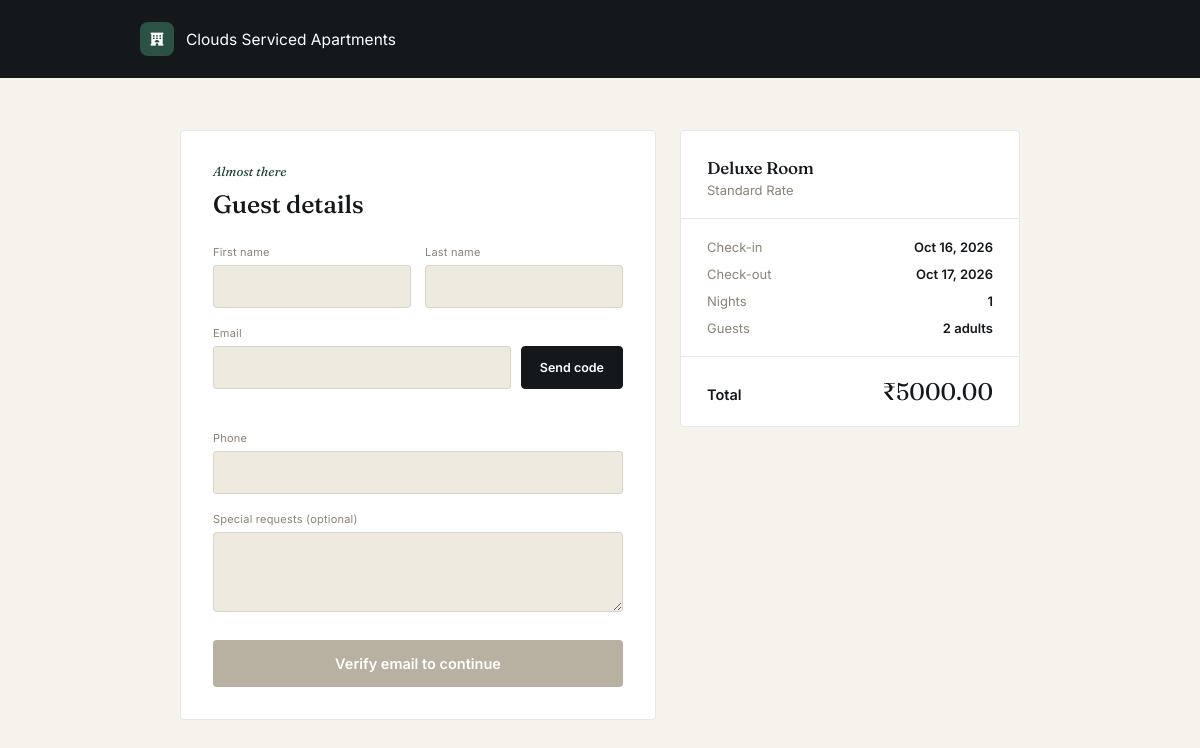
The app's page /book/form/?property=1&room_type=1&rate_plan=1&check_in=2026-10-16&check_out=2026-10-17&adults=2, older data.
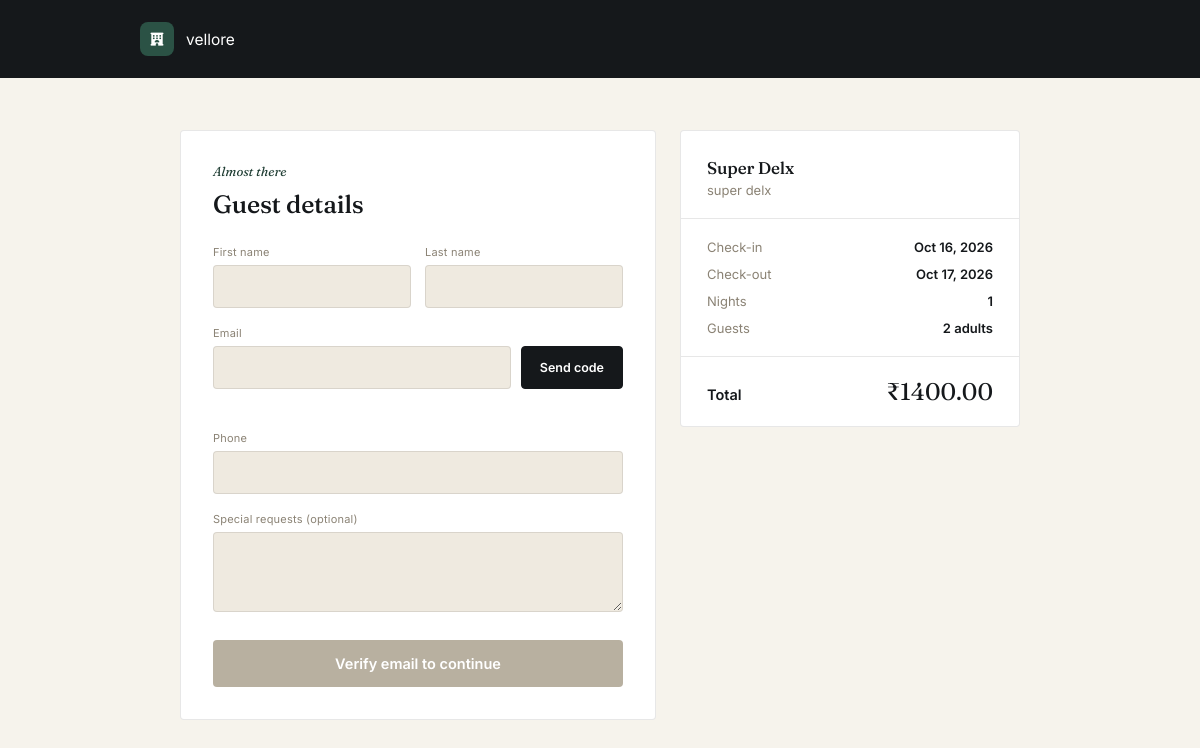
The same page, newer data.
### apps/properties/models.py (models this page shows, shortened)
class Property(BaseModel):
    name = models.CharField(max_length=255)
    code = models.CharField(max_length=20, unique=True, db_index=True)
    address = models.CharField(max_length=500)
    city = models.CharField(max_length=100)
    state = models.CharField(max_length=100)
    country = models.CharField(max_length=100)
    phone = models.CharField(max_length=20, blank=True)
    email = models.EmailField(blank=True)
    check_in_time = models.TimeField(default='12:00:00')
    check_out_time = models.TimeField(default='11:00:00')
    tax_number = models.CharField(max_length=50, blank=True)
    class Meta:
        db_table = 'properties'
        verbose_name = 'Property'
        verbose_name_plural = 'Properties'
        ordering = ['name']

class RoomType(BaseModel):
    property = models.ForeignKey(
        Property, on_delete=models.CASCADE, related_name='room_types'
    )
    name = models.CharField(max_length=255)
    code = models.CharField(max_length=20, db_index=True)
    description = models.TextField(blank=True)
    max_adults = models.PositiveSmallIntegerField(default=2)
    max_children = models.PositiveSmallIntegerField(default=0)
    max_occupancy = models.PositiveSmallIntegerField(default=2)
    base_occupancy = models.PositiveSmallIntegerField(default=2)
    default_price = models.DecimalField(
        max_digits=10, decimal_places=2, default=0,
        help_text="Fixed nightly price used when no date-specific RoomRate exists."
    )
    class Meta:
        db_table = 'room_types'
        verbose_name = 'Room Type'
        verbose_name_plural = 'Room Types'
        ordering = ['property', 'name']
        unique_together = [('property', 'code')]

class RatePlan(BaseModel):
    property = models.ForeignKey(
        Property, on_delete=models.CASCADE, related_name='rate_plans'
    )
    name = models.CharField(max_length=255)
    code = models.CharField(max_length=20, db_index=True)
    description = models.TextField(blank=True)
    meal_plan = models.CharField(max_length=100, blank=True)
    cancellation_policy = models.TextField(blank=True)
    is_refundable = models.BooleanField(default=True)
    class Meta:
        db_table = 'rate_plans'
        verbose_name = 'Rate Plan'
        verbose_name_plural = 'Rate Plans'
        ordering = ['property', 'name']
        unique_together = [('property', 'code')]

### apps/public/views.py (the view, shortened to what this page needs)
# urls.py: path('book/form/', booking_form, name='book'),
def booking_form(request):
    property_id = request.GET.get('property') or request.POST.get('property')
    room_type_id = request.GET.get('room_type') or request.POST.get('room_type')
    rate_plan_id = request.GET.get('rate_plan') or request.POST.get('rate_plan')
    check_in = request.GET.get('check_in') or request.POST.get('check_in')
    check_out = request.GET.get('check_out') or request.POST.get('check_out')
    adults = request.GET.get('adults') or request.POST.get('adults', 1)
    if not all([property_id, room_type_id, rate_plan_id, check_in, check_out]):
        messages.error(request, 'Missing booking details. Please search again.')
        return redirect('public:landing')
    property_obj = Property.objects.filter(id=property_id).first()
    room_type = RoomType.objects.filter(id=room_type_id).first()
    rate_plan = RatePlan.objects.filter(id=rate_plan_id).first()
    if not all([property_obj, room_type, rate_plan]):
        messages.error(request, 'Selected room is no longer available.')
        return redirect('public:landing')
    check_in_date = date_cls.fromisoformat(check_in)
    check_out_date = date_cls.fromisoformat(check_out)
    nights = (check_out_date - check_in_date).days
    stay_dates = [check_in_date + timedelta(days=i) for i in range(nights)]
    rates = list(RoomRate.objects.filter(
        room_type=room_type, rate_plan=rate_plan, date__in=stay_dates
    ).values_list('base_price', flat=True))
    if len(rates) < len(stay_dates):
        missing_nights = len(stay_dates) - len(rates)
        rates += [room_type.default_price] * missing_nights
    total_price = sum(rates)
    return render(request, 'public/booking_form.html', {
        'property': property_obj, 'room_type': room_type, 'rate_plan': rate_plan,
        'check_in': check_in_date, 'check_out': check_out_date, 'nights': nights,
        'adults': adults, 'total_price': total_price,
    })

### apps/public/templates/public/booking_form.html (shortened to what this page needs)
{% load static %}
<!DOCTYPE html>
<html lang="en">
<head>
<link rel="stylesheet" href="https://cdnjs.cloudflare.com/ajax/libs/font-awesome/6.4.0/css/all.min.css">
</head>
<body>
<header class="site">
  <div class="wrap row">
    <a class="brand" href="{% url 'public:landing' %}">
      <div class="brand-mark"><i class="fa-solid fa-hotel"></i></div>
      <span class="brand-name">{{ property.name }}</span>
    </a>
  </div>
</header>
<main>
  <div class="wrap">
    <div class="layout">
      <div class="panel panel-pad">
        <p class="eyebrow">Almost there</p>
        <h1 class="page-title">Guest details</h1>
        <form method="post" id="booking-form">
          <div class="row2">
            <div>
              <label for="f-first">First name</label>
              <input type="text" name="first_name" id="f-first" class="input" required>
            </div>
            <div>
              <label for="f-last">Last name</label>
              <input type="text" name="last_name" id="f-last" class="input" required>
            </div>
          </div>
          <div>
            <label for="email-input">Email</label>
            <div class="email-row">
              <input type="email" name="email" id="email-input" class="input" required>
              <button type="button" id="send-otp-btn" class="btn-secondary">Send code</button>
            </div>
            <p id="otp-status" class="otp-status"></p>
          </div>
          <div>
            <label for="f-phone">Phone</label>
            <input type="tel" name="phone" id="f-phone" class="input" required>
          </div>
          <div>
            <label for="f-notes">Special requests (optional)</label>
            <textarea name="special_requests" id="f-notes"></textarea>
          </div>
          <button type="submit" id="confirm-booking-btn" class="btn-confirm" disabled>Verify email to continue</button>
        </form>
      </div>
      <div class="panel summary">
        <div class="summary-head">
          <p class="room-type serif">{{ room_type.name }}</p>
          <p class="rate-plan">{{ rate_plan.name }}</p>
        </div>
        <div class="summary-rows">
          <div class="summary-row"><span class="l">Check-in</span><span class="v">{{ check_in|date:"M j, Y" }}</span></div>
          <div class="summary-row"><span class="l">Check-out</span><span class="v">{{ check_out|date:"M j, Y" }}</span></div>
          <div class="summary-row"><span class="l">Nights</span><span class="v">{{ nights }}</span></div>
          <div class="summary-row"><span class="l">Guests</span><span class="v">{{ adults }} adults</span></div>
        </div>
        <div class="summary-total">
          <span class="l">Total</span>
          <span class="v">₹{{ total_price }}</span>
        </div>
      </div>
    </div>
  </div>
</main>
</body>
</html>

Row changes from the older to the newer data that the page shows:
changed Property: name "Clouds Serviced Apartments" → "vellore"
changed RoomType: name "Deluxe Room" → "Super Delx"
changed RatePlan: name "Standard Rate" → "super delx"
Text that changed along with them:
{{ total_price }}: "5000.00" → "1400.00"
